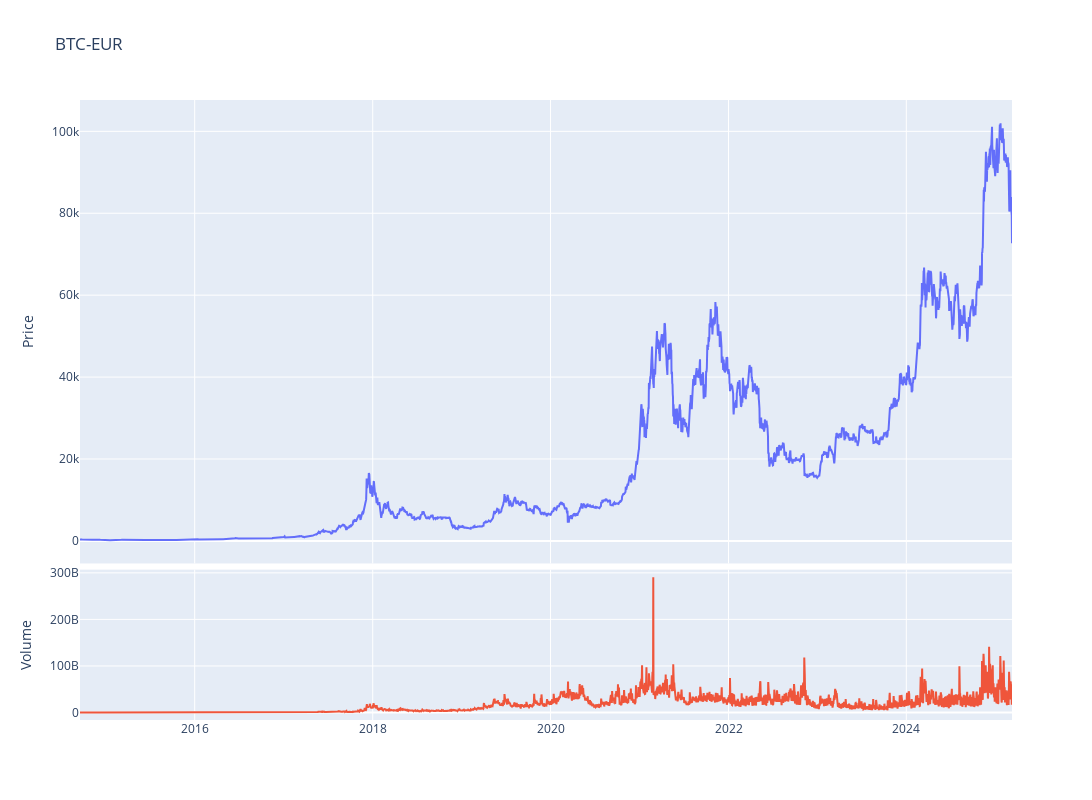

The notebook cell saved with this chart:
### Code cell
fig = make_subplots(rows=4, cols=1,shared_xaxes=True,vertical_spacing=0.01,specs=[[{'rowspan':3,'colspan':1}],[None],[None],[{'rowspan':1,'colspan':1}]])

# Graph (1,1)
fig.add_trace(go.Scatter(x=stock_ticker.index,y=stock_ticker['Adj Close'],mode="lines",name=f"{ticker}"),row=1, col=1)
# Update xaxis properties
fig.update_yaxes(title_text="Price", row=1, col=1)

# Graph (4,1)
fig.add_trace(go.Scatter(x=stock_ticker.index,y=stock_ticker['Volume'],mode="lines",name='Volume'),row=4, col=1)
fig.update_yaxes(title_text="Volume", row=4, col=1)

fig.update_layout(height=800, width=1300,showlegend=False,title=f"{ticker}")

fig.show()

### Figure 1 — Plotly figure (JSON) as saved in the notebook; plotly's stock layout.template omitted (floating-point values rounded to 4 significant figures; data arrays with more than 128 entries replaced by an {"elided": "..."} marker saying what was removed)
{"data": [{"mode": "lines", "name": "BTC-EUR", "type": "scatter", "x": {"elided": "3828 str values"}, "xaxis": "x", "y": {"elided": "3828 float values"}, "yaxis": "y"}, {"mode": "lines", "name": "Volume", "type": "scatter", "x": {"elided": "3828 str values"}, "xaxis": "x2", "y": {"elided": "3828 int values"}, "yaxis": "y2"}], "layout": {"height": 800, "showlegend": false, "title": {"text": "BTC-EUR"}, "width": 1300, "xaxis": {"anchor": "y", "domain": [0, 1], "matches": "x2", "showticklabels": false}, "xaxis2": {"anchor": "y2", "domain": [0, 1]}, "yaxis": {"anchor": "x", "domain": [0.2525, 1], "title": {"text": "Price"}}, "yaxis2": {"anchor": "x2", "domain": [0, 0.2425], "title": {"text": "Volume"}}}}
